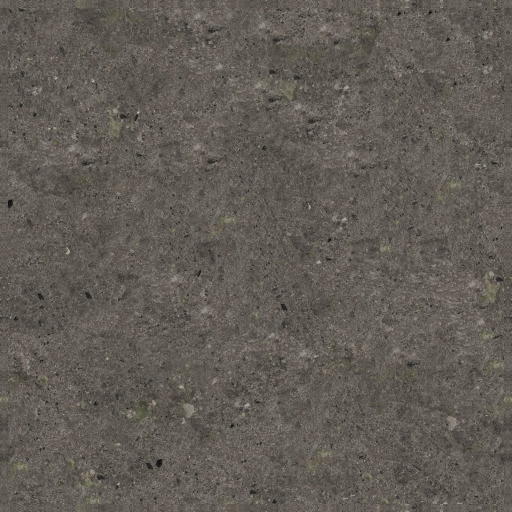
#> input picture asset/environment/terrain_dirt.jpg, 1024 x 1024 px (shown at 1/2 size)
$ python build_hex_tile_parts.py
#> lines starting #> are read from the running program, lines starting #| are printed output that depends on the picture; after the words box and inside, x2 and y2 are one past the last pixel; in counts of white or black regions, pixels touching at a corner belong together
"""Build hex terrain PNGs + organic road tiles (one PNG per 6-bit neighbor mask)."""
from __future__ import annotations

import math
import random
from pathlib import Path

from PIL import Image, ImageDraw, ImageEnhance, ImageFilter, ImageChops

ROOT = Path(__file__).resolve().parents[1]
ENV = ROOT / "asset" / "environment"
OUT = ENV / "hex_tiles"
ROADS_OUT = OUT / "roads"

HEX_SIZE = 54
HIGH_RES_SCALE = 2.0
BLEED = 1.08

R = HEX_SIZE * HIGH_RES_SCALE
W = int(math.sqrt(3) * R * BLEED)
H = int(R * 2 * BLEED)
CX = W / 2.0
CY = H / 2.0

TILES = {
    "hex_dirt": ("terrain_dirt.jpg", None),
    "hex_grass": ("terrain_grass.jpg", None),
    "hex_forest": ("terrain_forest.jpg", None),
    "hex_town": ("terrain_town.jpg", "town"),
    "hex_water": (None, "water"),
}

FALLBACK_RGB = {
    "hex_dirt": (98, 92, 82),
    "hex_grass": (88, 95, 72),
    "hex_forest": (62, 72, 54),
    "hex_town": (84, 78, 70),
    "hex_water": (48, 58, 68),
}

ROAD_DIR_DELTAS = [(1, 0), (1, -1), (0, -1), (-1, 0), (-1, 1), (0, 1)]
ARM_LENGTH = R * math.sqrt(3) / 2 * 1.16
ARM_HALF_W = R * 0.19

ROAD_FILL = (56, 52, 48, 248)
HUB_FILL = (50, 46, 42, 252)


def hex_polygon(cx: float, cy: float, radius: float) -> list[tuple[float, float]]:
    pts = []
    for i in range(6):
        a = math.radians(90 + 60 * i)
        pts.append((cx + radius * math.cos(a), cy + radius * math.sin(a)))
    return pts


def make_hex_mask() -> Image.Image:
    mask = Image.new("L", (W, H), 0)
    draw = ImageDraw.Draw(mask)
    draw.polygon(hex_polygon(CX, CY, R), fill=255)
    return mask


def add_grain(img: Image.Image, amount: float = 8.0) -> Image.Image:
    px = img.load()
    w, h = img.size
    for y in range(h):
        for x in range(w):
            r, g, b, a = px[x, y]
            if a < 16:
                continue
            n = random.uniform(-amount, amount)
            px[x, y] = (
                max(0, min(255, int(r + n))),
                max(0, min(255, int(g + n))),
                max(0, min(255, int(b + n))),
                a,
            )
    return img


def sample_fill_from_jpg(jpg: Path, style: str | None) -> Image.Image:
    src = Image.open(jpg).convert("RGB")
#> src is the input picture: PIL image 1024x1024 RGB; mean R, G, B 97.8, 92.4, 85.8
    sw, sh = src.size
#> sw = 1024; sh = 1024
    crop_scale = random.uniform(0.35, 0.55)
    cw = max(W, int(sw * crop_scale))
#> cw = 489
    ch = max(H, int(sh * crop_scale))
#> ch = 489
    ox = random.randint(0, max(0, sw - cw)) if sw > cw else 0
#> ox = 25
    oy = random.randint(0, max(0, sh - ch)) if sh > ch else 0
#> oy = 281
    crop = src.crop((ox, oy, min(sw, ox + cw), min(sh, oy + ch)))
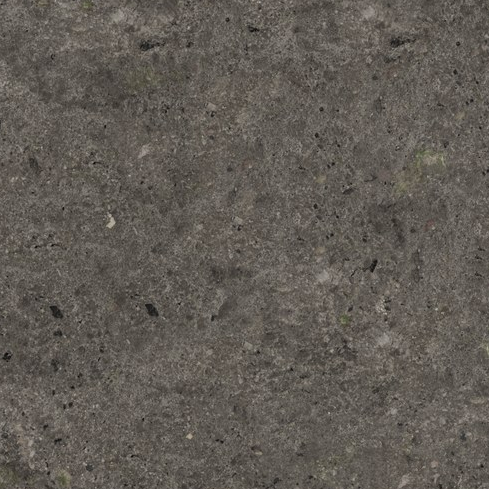
#> crop: PIL image 489x489 RGB; mean R, G, B 97.2, 91.8, 85.3
    fill = crop.resize((W, H), Image.Resampling.LANCZOS)
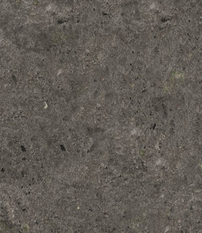
#> fill: PIL image 202x233 RGB; mean R, G, B 97.2, 91.8, 85.3
    fill = ImageEnhance.Color(fill).enhance(0.85)
    fill = ImageEnhance.Contrast(fill).enhance(1.05)
    rgba = fill.convert("RGBA")
    if style == "town":
        rgba = ImageEnhance.Brightness(rgba).enhance(0.88)
        draw = ImageDraw.Draw(rgba)
        for _ in range(18):
            rx = random.uniform(CX - R * 0.7, CX + R * 0.7)
            ry = random.uniform(CY - R * 0.7, CY + R * 0.7)
            sz = random.uniform(2, 6)
            draw.ellipse(
                (rx - sz, ry - sz, rx + sz, ry + sz),
                fill=(70, 65, 58, random.randint(40, 90)),
            )
    return rgba


def procedural_water() -> Image.Image:
    base = Image.new("RGBA", (W, H), FALLBACK_RGB["hex_water"] + (255,))
    px = base.load()
    for y in range(H):
        for x in range(W):
            wave = math.sin(x * 0.08) * 4 + math.cos(y * 0.06) * 4
            r, g, b, a = px[x, y]
            px[x, y] = (
                max(0, min(255, int(r + wave))),
                max(0, min(255, int(g + wave * 0.8))),
                max(0, min(255, int(b + wave * 1.2))),
                a,
            )
    return base.filter(ImageFilter.GaussianBlur(radius=0.6))


def solid_fill(rgb: tuple[int, int, int]) -> Image.Image:
    return Image.new("RGBA", (W, H), rgb + (255,))


# [5 lines left out: function dirt_base, not called in this run]


def neighbor_angle_rad(dir_index: int) -> float:
    dq, dr = ROAD_DIR_DELTAS[dir_index]
    dx = math.sqrt(3) * (dq + dr / 2.0)
    dy = (3.0 / 2.0) * dr
    return math.atan2(dy, dx)


def popcount(m: int) -> int:
    return bin(m).count("1")


# [17 lines left out: functions hub_radius, is_straight_pair, not called in this run]


def generate_trench_path(dir_index: int, start_r: float, rng: random.Random) -> list[tuple[float, float]]:
    a = neighbor_angle_rad(dir_index)
    cos_a = math.cos(a)
    sin_a = math.sin(a)
    nx = -sin_a
    ny = cos_a

    total_len = ARM_LENGTH - start_r
    d1 = start_r
    d2 = start_r + total_len * 0.35
    d3 = start_r + total_len * 0.70
    d4 = ARM_LENGTH

    # Zigzag offset
    side = rng.choice([-1, 1])
    off1 = side * rng.uniform(4.5, 7.5)
    off2 = -side * rng.uniform(4.5, 7.5)

    p1 = (CX + cos_a * d1, CY + sin_a * d1)
    p2 = (CX + cos_a * d2 + nx * off1, CY + sin_a * d2 + ny * off1)
    p3 = (CX + cos_a * d3 + nx * off2, CY + sin_a * d3 + ny * off2)
    p4 = (CX + cos_a * d4, CY + sin_a * d4)

    return [p1, p2, p3, p4]

def interpolate_path(vertices: list[tuple[float, float]], step_dist: float) -> list[tuple[float, float, float, float]]:
    pts = []
    for i in range(len(vertices) - 1):
        x1, y1 = vertices[i]
        x2, y2 = vertices[i+1]
        dx = x2 - x1
        dy = y2 - y1
        length = math.hypot(dx, dy)
        if length == 0:
            continue
        tx = dx / length
        ty = dy / length

        curr_d = 0.0
        while curr_d < length:
            pts.append((x1 + tx * curr_d, y1 + ty * curr_d, tx, ty))
            curr_d += step_dist
    if vertices:
        x1, y1 = vertices[-2]
        x2, y2 = vertices[-1]
        dx = x2 - x1
        dy = y2 - y1
        length = math.hypot(dx, dy)
        tx = dx / length if length > 0 else 1.0
        ty = dy / length if length > 0 else 0.0
        pts.append((x2, y2, tx, ty))
    return pts


# [21 lines left out: function draw_crooked_line, not called in this run]

def draw_trench_mud_arm(draw: ImageDraw.ImageDraw, dir_index: int, start_r: float, rng: random.Random) -> None:
    vertices = generate_trench_path(dir_index, start_r, rng)
    dense_pts = interpolate_path(vertices, 2.0)

    # Outer mud base: wider ditch with irregular radius
    w_mud = ARM_HALF_W * 1.30
    for x, y, tx, ty in dense_pts:
        r_jitter = w_mud + rng.uniform(-1.5, 1.5)
        draw.ellipse((x - r_jitter, y - r_jitter, x + r_jitter, y + r_jitter), fill=(85, 68, 52, 255))

    # Draw mud ditch shadow & highlight (for 3D depth)
    L = (-0.707, -0.707)  # Light direction coming from top-left
    w_mud_inner = ARM_HALF_W * 0.95
    for x, y, tx, ty in dense_pts:
        nx, ny = -ty, tx
        dot = nx * L[0] + ny * L[1]

        # Casting side (top-left)
        side = 1 if dot < 0 else -1

        # Draw shadow side (darker mud, shifted to top-left)
        sh_r = w_mud_inner * 0.9
        sh_x = x + nx * (w_mud_inner * 0.15) * side
        sh_y = y + ny * (w_mud_inner * 0.15) * side
        draw.ellipse((sh_x - sh_r, sh_y - sh_r, sh_x + sh_r, sh_y + sh_r), fill=(45, 32, 22, 255))

        # Draw highlight side (brighter mud, shifted to bottom-right)
        hl_r = w_mud_inner * 0.72
        hl_x = x + nx * (w_mud_inner * 0.15) * (-side)
        hl_y = y + ny * (w_mud_inner * 0.15) * (-side)
        draw.ellipse((hl_x - hl_r, hl_y - hl_r, hl_x + hl_r, hl_y + hl_r), fill=(95, 78, 62, 255))

        # Draw wet mud center
        ct_r = w_mud_inner * 0.5
        draw.ellipse((x - ct_r, y - ct_r, x + ct_r, y + ct_r), fill=(60, 46, 32, 255))

def draw_trench_struct_arm(draw: ImageDraw.ImageDraw, dir_index: int, start_r: float, is_end: bool, rng: random.Random) -> None:
    vertices = generate_trench_path(dir_index, start_r, rng)
    dense_pts = interpolate_path(vertices, 1.0) # Dense path for line segments
    if not dense_pts:
        return

    w_runner = ARM_HALF_W * 0.22
    w_wall = ARM_HALF_W * 0.85

    # 1. Draw runners (longitudinal boards - crooked by segment)
    for i in range(len(dense_pts) - 1):
        x1, y1, tx1, ty1 = dense_pts[i]
        x2, y2, tx2, ty2 = dense_pts[i+1]
        nx1, ny1 = -ty1, tx1
        nx2, ny2 = -ty2, tx2
        for side in [-1, 1]:
            rx1 = x1 + nx1 * w_runner * side
            ry1 = y1 + ny1 * w_runner * side
            rx2 = x2 + nx2 * w_runner * side
            ry2 = y2 + ny2 * w_runner * side
            draw.line([(rx1, ry1), (rx2, ry2)], fill=(75, 54, 36, 255), width=2)

    # 2. Draw walls (wooden retaining planks) and their local 3D shadows/highlights
    for i in range(len(dense_pts) - 1):
        x1, y1, tx1, ty1 = dense_pts[i]
        x2, y2, tx2, ty2 = dense_pts[i+1]
        nx1, ny1 = -ty1, tx1
        nx2, ny2 = -ty2, tx2
        for side in [-1, 1]:
            wx1 = x1 + nx1 * w_wall * side
            wy1 = y1 + ny1 * w_wall * side
            wx2 = x2 + nx2 * w_wall * side
            wy2 = y2 + ny2 * w_wall * side

            # Base dark wall wood outline
            draw.line([(wx1, wy1), (wx2, wy2)], fill=(45, 30, 20, 255), width=5)
            # Wall wood fill
            draw.line([(wx1, wy1), (wx2, wy2)], fill=(145, 115, 88, 255), width=3)

            # Local ambient occlusion shadow on the mud floor (cast inwards, towards the center)
            sh_nx1 = -nx1 * side
            sh_ny1 = -ny1 * side
            sh_nx2 = -nx2 * side
            sh_ny2 = -ny2 * side

            fsx1 = wx1 + sh_nx1 * 3.0
            fsy1 = wy1 + sh_ny1 * 3.0
            fsx2 = wx2 + sh_nx2 * 3.0
            fsy2 = wy2 + sh_ny2 * 3.0
            draw.line([(fsx1, fsy1), (fsx2, fsy2)], fill=(0, 0, 0, 75), width=7)
            draw.line([(fsx1, fsy1), (fsx2, fsy2)], fill=(0, 0, 0, 120), width=3)

            # Local highlight on the outer top edge of the wall
            thx1 = wx1 - sh_nx1 * 1.5
            thy1 = wy1 - sh_ny1 * 1.5
            thx2 = wx2 - sh_nx2 * 1.5
            thy2 = wy2 - sh_ny2 * 1.5
            draw.line([(thx1, thy1), (thx2, thy2)], fill=(210, 185, 160, 255), width=1)

    # 3. Draw support posts, slats, and sandbags along the curve
    dist_accum_post = 6.0
    dist_accum_slat = 4.0
    dist_accum_bag = 8.0

    post_step = 22.0
    slat_step_base = 9.0
    bag_step = 15.0
    bag_len_base = 12.0
    slat_w_base = ARM_HALF_W * 0.38
    w_sandbag_base = ARM_HALF_W * 1.25

    curr_dist = 0.0
    for i in range(len(dense_pts)):
        x, y, tx, ty = dense_pts[i]
        nx, ny = -ty, tx

        if i > 0:
            px, py, _, _ = dense_pts[i-1]
            seg_len = math.hypot(x - px, y - py)
            curr_dist += seg_len
            dist_accum_post += seg_len
            dist_accum_slat += seg_len
            dist_accum_bag += seg_len

        # Support posts
        if dist_accum_post >= post_step:
            dist_accum_post = rng.uniform(-2, 2)
            for side in [-1, 1]:
                px_p = x + nx * (w_wall + rng.uniform(-0.8, 0.8)) * side + rng.uniform(-1.0, 1.0)
                py_p = y + ny * (w_wall + rng.uniform(-0.8, 0.8)) * side + rng.uniform(-1.0, 1.0)
                draw.ellipse((px_p - 3, py_p - 3, px_p + 3, py_p + 3), fill=(55, 36, 22, 255))
                draw.ellipse((px_p - 1.5, py_p - 1.5, px_p + 1.5, py_p + 1.5), fill=(155, 120, 105, 255))

        # Slat (duckboard floor wood)
        if dist_accum_slat >= slat_step_base:
            dist_accum_slat = rng.uniform(-1.5, 1.5)
            if rng.random() > 0.08:
                sx = x + nx * rng.uniform(-1.2, 1.2)
                sy = y + ny * rng.uniform(-1.2, 1.2)

                is_broken = rng.random() < 0.08
                angle_jitter = rng.uniform(-0.45, 0.45) if is_broken else rng.uniform(-0.16, 0.16)

                sa_slat = math.atan2(ty, tx) + angle_jitter + math.pi / 2
                snx = math.cos(sa_slat)
                sny = math.sin(sa_slat)

                slat_w = slat_w_base * rng.uniform(0.82, 1.12)
                x1, y1 = sx - snx * slat_w, sy - sny * slat_w
                x2, y2 = sx + snx * slat_w, sy + sny * slat_w

                draw.line([(x1, y1), (x2, y2)], fill=(75, 54, 36, 255), width=4)
                draw.line([(x1, y1), (x2, y2)], fill=(175, 142, 115, 255), width=2)
                draw.line([(x1 + snx*0.5, y1 + sny*0.5), (x2 - snx*0.5, y2 - sny*0.5)], fill=(210, 178, 155, 255), width=1)

        # Sandbags with local 3D shading
        if dist_accum_bag >= bag_step:
            dist_accum_bag = rng.uniform(-1.5, 1.5)
            for side in [-1, 1]:
                w_sandbag = w_sandbag_base * rng.uniform(1.20, 1.32)
                sx = x + nx * w_sandbag * side + rng.uniform(-1.0, 1.0)
                sy = y + ny * w_sandbag * side + rng.uniform(-1.0, 1.0)

                bag_angle = math.atan2(ty, tx) + rng.uniform(-0.16, 0.16)
                bcos = math.cos(bag_angle)
                bsin = math.sin(bag_angle)

                bag_len = bag_len_base * rng.uniform(0.85, 1.15)
                bx1 = sx - bcos * (bag_len / 2)
                by1 = sy - bsin * (bag_len / 2)
                bx2 = sx + bcos * (bag_len / 2)
                by2 = sy + bsin * (bag_len / 2)

                # Normal vector pointing from sandbag center to trench floor (inwards)
                sh_nx = -nx * side
                sh_ny = -ny * side

                bag_width = int(rng.uniform(8.0, 10.0))

                # 1. Sandbag drop-shadow underneath (shifted inwards, wider)
                sbx1 = bx1 + sh_nx * 2.0
                sby1 = by1 + sh_ny * 2.0
                sbx2 = bx2 + sh_nx * 2.0
                sby2 = by2 + sh_ny * 2.0
                draw.line([(sbx1, sby1), (sbx2, sby2)], fill=(0, 0, 0, 130), width=bag_width + 2)

                # 2. Sandbag dark base outline
                draw.line([(bx1, by1), (bx2, by2)], fill=(50, 36, 24, 255), width=bag_width)

                # 3. Sandbag main body fill color
                bag_color = rng.choice([
                    (238, 230, 215, 255),
                    (225, 215, 200, 255),
                    (232, 224, 210, 255)
                ])
                draw.line([(bx1, by1), (bx2, by2)], fill=bag_color, width=bag_width - 4)

                # 4. Shadow on the inner side of the bag (towards center of trench)
                draw.line(
                    [(bx1 + sh_nx * 1.0, by1 + sh_ny * 1.0), (bx2 + sh_nx * 1.0, by2 + sh_ny * 1.0)],
                    fill=(40, 28, 18, 120),
                    width=bag_width - 6
                )

                # 5. Highlight on the outer side of the bag (facing outwards)
                draw.line(
                    [(bx1 - sh_nx * 1.0, by1 - sh_ny * 1.0), (bx2 - sh_nx * 1.0, by2 - sh_ny * 1.0)],
                    fill=(255, 255, 245, 140),
                    width=2
                )

    # 4. End-cap blockage (if n == 1)
    if is_end:
        x_start, y_start, tx_s, ty_s = dense_pts[0]
        nx_s, ny_s = -ty_s, tx_s
        wx1 = x_start - nx_s * w_wall
        wy1 = y_start - ny_s * w_wall
        wx2 = x_start + nx_s * w_wall
        wy2 = y_start + ny_s * w_wall

        draw.line([(wx1, wy1), (wx2, wy2)], fill=(65, 46, 32, 255), width=5)
        draw.line([(wx1, wy1), (wx2, wy2)], fill=(145, 115, 88, 255), width=3)

        sx = x_start - tx_s * 4.0
        sy = y_start - ty_s * 4.0
        bx1 = sx - nx_s * 10.0
        by1 = sy - ny_s * 10.0
        bx2 = sx + nx_s * 10.0
        by2 = sy + ny_s * 10.0
        draw.line([(bx1, by1), (bx2, by2)], fill=(75, 54, 36, 255), width=9)
        draw.line([(bx1, by1), (bx2, by2)], fill=(238, 230, 215, 255), width=5)

def draw_trench_mud_hub(draw: ImageDraw.ImageDraw, n: int, rng: random.Random) -> None:
    # Muddy base circle (slightly wider, with jagged radius)
    hub_r = ARM_HALF_W * 1.25
    draw.ellipse((CX - hub_r, CY - hub_r, CX + hub_r, CY + hub_r), fill=(85, 68, 52, 255))

    # Inner wet mud center
    hub_ri = ARM_HALF_W * 0.95
    # Bevel/shadow effect for 3D pit look
    # Base dark pit
    draw.ellipse((CX - hub_ri, CY - hub_ri, CX + hub_ri, CY + hub_ri), fill=(45, 32, 22, 255))
    # Top-left shadow overlay (shifted to top-left)
    draw.ellipse((CX - hub_ri - 1, CY - hub_ri - 1, CX + hub_ri - 2, CY + hub_ri - 2), fill=(30, 20, 12, 255))
    # Bottom-right highlight overlay (shifted to bottom-right)
    draw.ellipse((CX - hub_ri + 2, CY - hub_ri + 2, CX + hub_ri, CY + hub_ri), fill=(70, 54, 38, 255))
    # Core wet mud center
    draw.ellipse((CX - hub_ri * 0.7, CY - hub_ri * 0.7, CX + hub_ri * 0.7, CY + hub_ri * 0.7), fill=(60, 46, 32, 255))

def draw_trench_struct_hub(draw: ImageDraw.ImageDraw, n: int, rng: random.Random) -> None:
    # Wooden deck in center if multiple arms meet (slightly misaligned deck planks)
    if n >= 2:
        deck_r = ARM_HALF_W * 0.65
        slat_w = deck_r * 2.0
        y_positions = [-9.0, -4.5, 0.0, 4.5, 9.0]
        for dy in y_positions:
            # Add rotation and shift to deck planks
            dx = rng.uniform(-1.0, 1.0)
            x1, y1 = CX - deck_r + dx, CY + dy + rng.uniform(-0.5, 0.5)
            x2, y2 = CX + deck_r + dx, CY + dy + rng.uniform(-0.5, 0.5)

            draw.line([(x1, y1), (x2, y2)], fill=(75, 54, 36, 255), width=5)
            draw.line([(x1, y1), (x2, y2)], fill=(175, 142, 115, 255), width=3)
            draw.line([(x1 + 0.5, y1), (x2 - 0.5, y2)], fill=(210, 178, 155, 255), width=1)

        # Draw framing log circle around the deck
        draw.ellipse((CX - deck_r, CY - deck_r, CX + deck_r, CY + deck_r), outline=(75, 54, 36, 255), width=2)

        # 3D Crescent shadow inside deck framing (top-left)
        draw.ellipse((CX - deck_r + 1, CY - deck_r + 1, CX + deck_r - 2, CY + deck_r - 2), outline=(0, 0, 0, 110), width=2)
        # 3D Crescent highlight inside deck framing (bottom-right)
        draw.ellipse((CX - deck_r + 2, CY - deck_r + 2, CX + deck_r - 1, CY + deck_r - 1), outline=(255, 255, 220, 85), width=1)

def draw_road_organic(mask: int) -> Image.Image:
    rgba = Image.new("RGBA", (W, H), (0, 0, 0, 0))
    n = popcount(mask)

    # Seed RNG stably based on mask to ensure exact reproducibility per mask
    rng = random.Random(mask + 101)

    # 1. Generate blurred mud base ditch overlay
    mud_overlay = Image.new("RGBA", (W, H), (0, 0, 0, 0))
    mud_draw = ImageDraw.Draw(mud_overlay)

    start_r = R * 0.06 if n >= 2 else R * 0.12

    # Draw muddy hub first
    if n > 0:
        draw_trench_mud_hub(mud_draw, n, rng)

    # Draw muddy arms
    for i in range(6):
        if mask & (1 << i):
            draw_trench_mud_arm(mud_draw, i, start_r, rng)

    # Apply soft blur to the mud base so it transitions smoothly into background (increased radius to 4.5)
    mud_overlay = mud_overlay.filter(ImageFilter.GaussianBlur(radius=4.5))
    rgba = Image.alpha_composite(rgba, mud_overlay)

    # 2. Generate sharp wooden structure and sandbag overlay (NO BLUR)
    struct_overlay = Image.new("RGBA", (W, H), (0, 0, 0, 0))
    struct_draw = ImageDraw.Draw(struct_overlay)

    if n > 0:
        # Draw arms structures
        for i in range(6):
            if mask & (1 << i):
                draw_trench_struct_arm(struct_draw, i, start_r, is_end=(n == 1), rng=rng)
        # Draw hub structures on top of arm bases
        draw_trench_struct_hub(struct_draw, n, rng)

    rgba = Image.alpha_composite(rgba, struct_overlay)
    rgba = add_grain(rgba, 4.0)

    # 3. Apply hex boundary mask and retain transparency
    r, g, b, a = rgba.split()
    hex_m = make_hex_mask()
    edge = hex_m.filter(ImageFilter.GaussianBlur(radius=0.7))
    final_alpha = ImageChops.darker(a, edge)
    return Image.merge("RGBA", (r, g, b, final_alpha))


def save_road_mask(mask: int) -> None:
    ROADS_OUT.mkdir(parents=True, exist_ok=True)
    img = draw_road_organic(mask)
    path = ROADS_OUT / f"m{mask:02x}.png"
    img.save(path, "PNG", optimize=True)


def build_tile(name: str, jpg_name: str | None, style: str | None) -> None:
    if jpg_name and (ENV / jpg_name).is_file():
        rgba = sample_fill_from_jpg(ENV / jpg_name, style)
    elif style == "water":
        rgba = procedural_water()
    else:
        rgba = solid_fill(FALLBACK_RGB.get(name, (90, 90, 90)))
    mask = make_hex_mask()
#> in make_hex_mask, `mask = Image.new("L", (W, H), 0)`: mask: PIL image 202x233 L; every value is 0
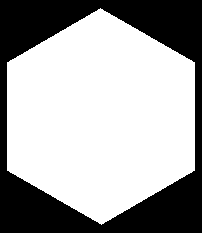
#> mask: PIL image 202x233 L; 64.8% white; 1 black region, box (x1, y1, x2, y2) and area: (0, 0, 202, 233) 16558
    rgba.putalpha(mask)
    rgba = add_grain(rgba, 10.0)
    edge = mask.filter(ImageFilter.GaussianBlur(radius=0.8))
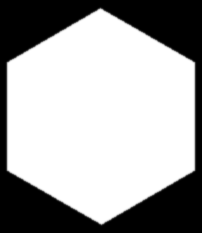
#> edge: PIL image 202x233 L; min 0, max 255, mean 165.3
    r, g, b, a = rgba.split()
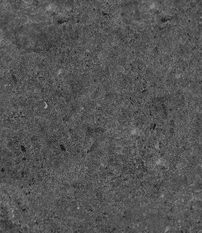
#> b: PIL image 202x233 L; min 12, max 170, mean 85.1
    rgba = Image.merge("RGBA", (r, g, b, edge))
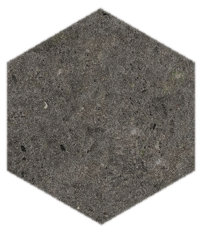
#> rgba: PIL image 202x233 RGBA; mean R, G, B, A 95.6, 90.9, 85.1, 165.3; transparent parts drawn white
    OUT.mkdir(parents=True, exist_ok=True)
    rgba.save(OUT / f"{name}.png", "PNG", optimize=True)
    print(f"Wrote {OUT / name}.png")


def main() -> None:
    random.seed(42)

    # Clean output roads directory
    if ROADS_OUT.is_dir():
        import shutil
        print(f"Cleaning existing roads directory: {ROADS_OUT}")
        shutil.rmtree(ROADS_OUT)

    for name, (jpg, style) in TILES.items():
        build_tile(name, jpg, style)

    # Generate only the 14 base rotation masks
    BASE_MASKS = [0x00, 0x01, 0x03, 0x05, 0x07, 0x09, 0x0b, 0x0d, 0x0f, 0x15, 0x17, 0x1b, 0x1f, 0x3f]
    print("\nGenerating 14 base rotation trench tiles...")
    for mask in BASE_MASKS:
        save_road_mask(mask)
        print(f"  trench m{mask:02x} ({popcount(mask)} arms) - BASE TILE")
#> this loop made 14 passes
#> pass 2, in draw_road_organic (call 2), `rgba = Image.alpha_composite(rgba, struct_overlay)`:
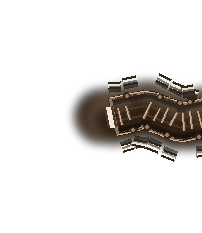
#> rgba: PIL image 202x233 RGBA; mean R, G, B, A 13.3, 10.7, 8.5, 41.4; transparent parts drawn white

    readme = OUT / "README.md"
    readme.write_text(
        f"""# Hex terrain tile parts

## Base terrain (`hex_*.png`)
dirt / grass / forest / town / water

## Roads / Trenches (`roads/m00.png` … `roads/m3f.png`)
**14 rotation base variants** from 6-bit neighbor mask (dir order = `logic_map.getNeighbors`).
Other 50 patterns are rotated at runtime in Phaser client.

Regenerate:
```powershell
python scripts/build_hex_tile_parts.py
```

Size: {W}×{H}px, scale `1/HIGH_RES_SCALE`.
""",
        encoding="utf-8",
    )
    print(f"Wrote {readme}")


if __name__ == "__main__":
    main()
